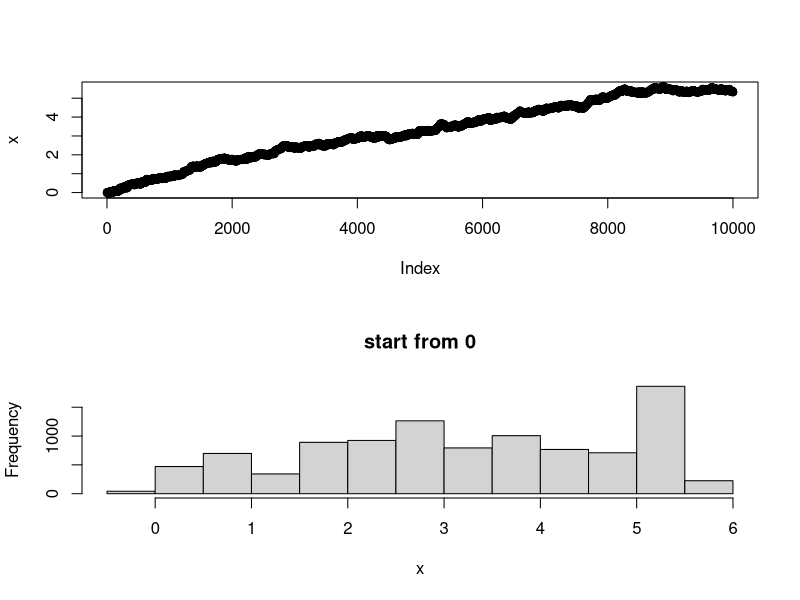
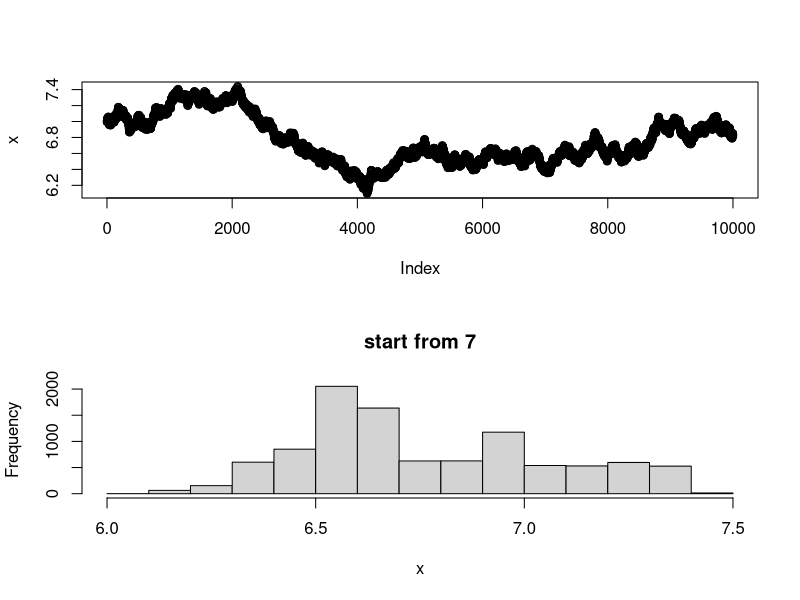
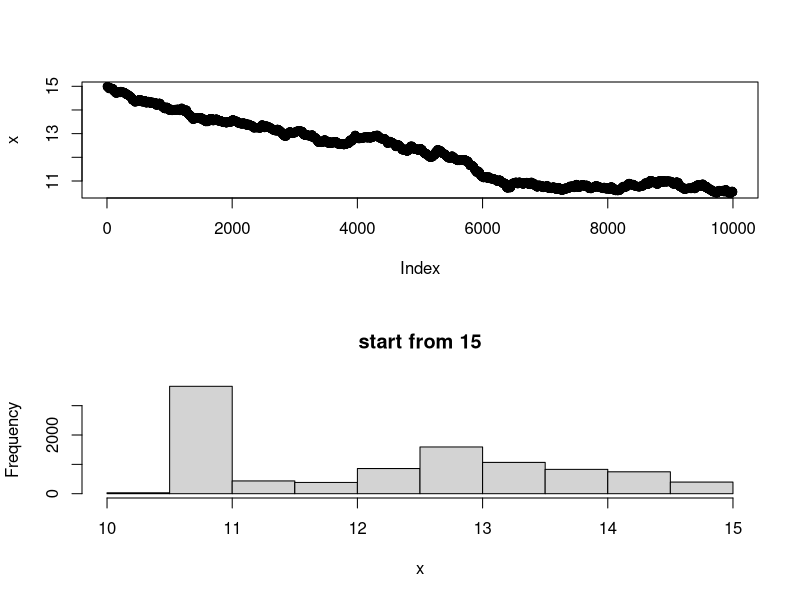
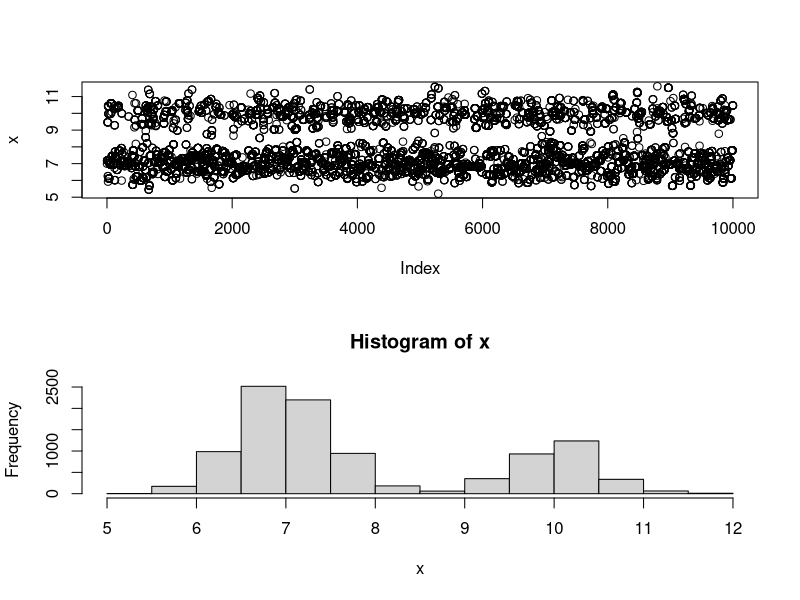
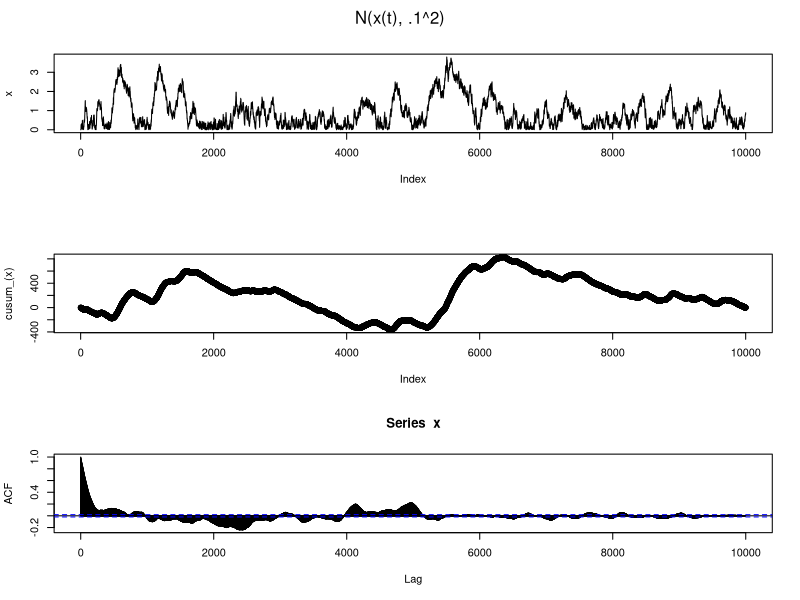
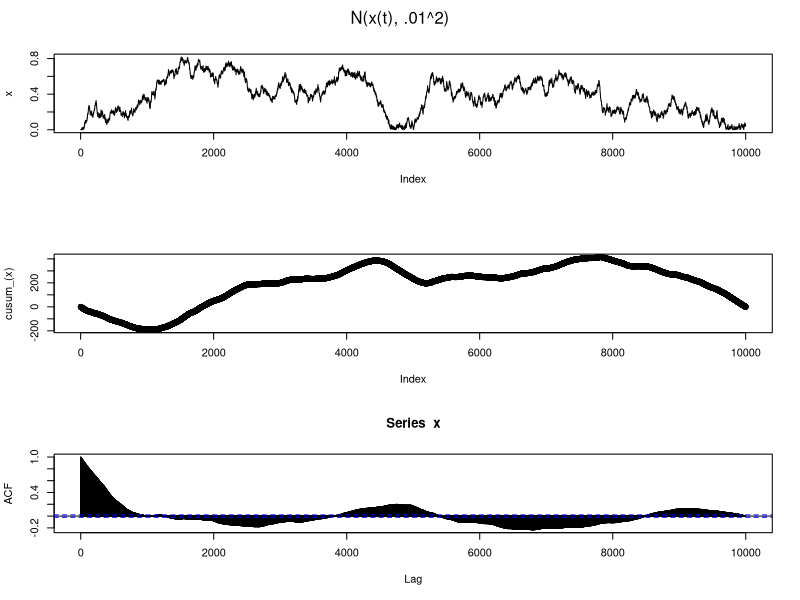
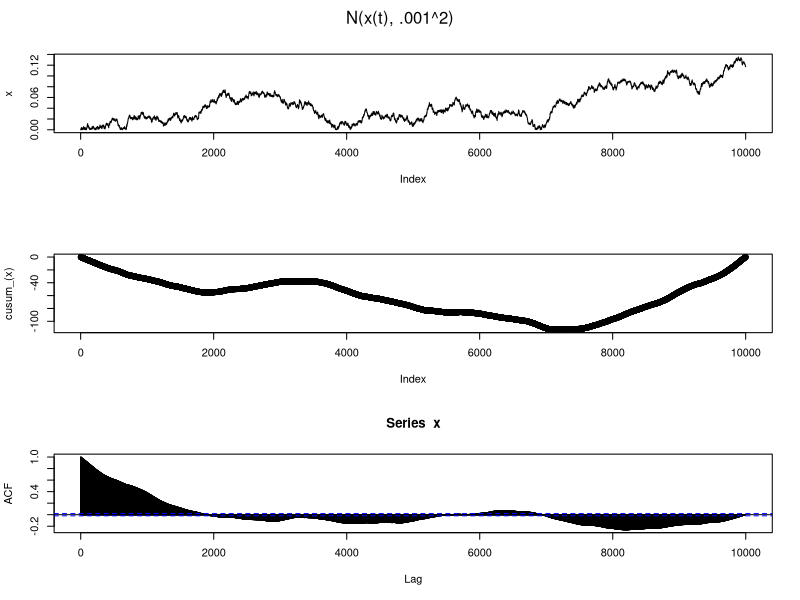
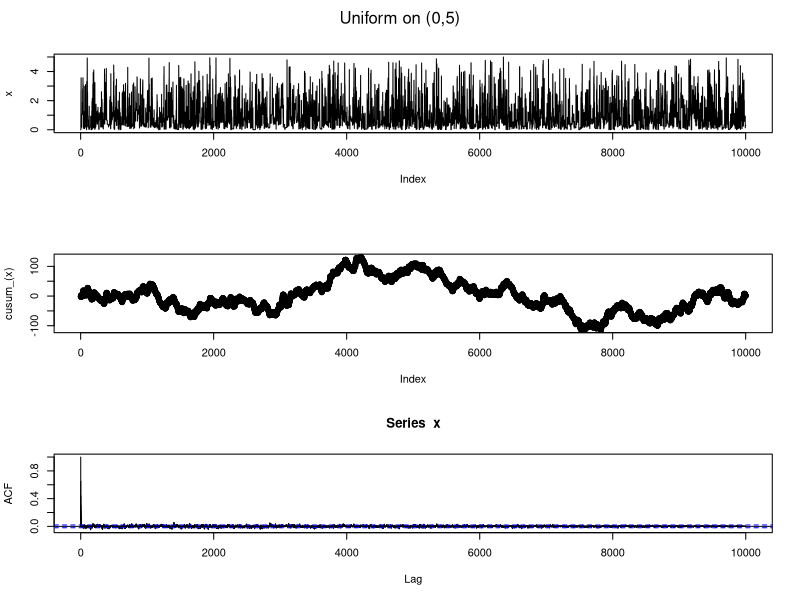

Write R code to recreate these figures, in order. (Note: this script raises an error after producing the figures.)

# MH
n = 10000

mix_f = function(x){return(0.7*dnorm(x,7,0.52)+(1-0.7)*dnorm(x,10,0.52))}

mh = function(x){
  x_t1 = rnorm(1, x, 0.01) 
  r = min(1, mix_f(x_t1)/mix_f(x))
  if(r<1){
    ifelse(runif(1)<r, return(x_t1), return(x))
  }
  return(x_t1)
}

#######
x=rep(0, n)
x[1]=0 # start value
ar = 0
for(i in 2:n){
  x[i]=mh(x[i-1])
  if(x[i]!=x[i-1]){ar=ar+1}
}
cat('Acceptance ratio:', ar/n, '\n')
par(mfrow=c(2,1))
plot(x)
hist(x, main='start from 0')

#######
x=rep(0, n)
x[1]=7 # start value
ar = 0
for(i in 2:n){
  x[i]=mh(x[i-1])
  if(x[i]!=x[i-1]){ar=ar+1}
}
cat('Acceptance ratio:', ar/n, '\n')
par(mfrow=c(2,1))
plot(x)
hist(x, main='start from 7')

#######
x=rep(0, n)
x[1]=15 # start value
ar = 0
for(i in 2:n){
  x[i]=mh(x[i-1])
  if(x[i]!=x[i-1]){ar=ar+1}
}
cat('Acceptance ratio:', ar/n, '\n')
par(mfrow=c(2,1))
plot(x)
hist(x, main='start from 15')


mh = function(x){
  x_t1 = runif(1, 0, 20) 
  r = min(1, mix_f(x_t1)/mix_f(x))
  if(r<1){
    ifelse(runif(1)<r, return(x_t1), return(x))
  }
  return(x_t1)
}
x=rep(0, n)
x[1]=7 # start value
ar = 0
for(i in 2:n){
  x[i]=mh(x[i-1])
  if(x[i]!=x[i-1]){ar=ar+1}
}
cat('Acceptance ratio:', ar/n, '\n')
par(mfrow=c(2,1))
plot(x)
hist(x)


############ Mod6
# MH


# The Normal distribution mean = x(t), sd = .1, so N(x(t), .1^2) .
# The Normal distribution mean = x(t), sd = .01, so N(x(t), .01^2) .
# The Normal distribution mean = x(t), sd = .001, so N(x(t), .001^2) .
# The Uniform on (0,5)

# define func
mix_f = function(x){return(dexp(x, 1))}
mh = function(x, t_sd){
  x_t1 = rnorm(1, x, t_sd) 
  r = min(1, mix_f(x_t1)/mix_f(x))
  if(r<1){
    ifelse(runif(1)<r, return(x_t1), return(x))
  }
  return(x_t1)
}
cusum_ = function(x){
  n = length(x)
  theta_hat = mean(x)
  pre_cusum = rep(0, n)
  for(i in 1:n){
    pre_cusum[i] = (x[i]-theta_hat)
  }
  return(cumsum(pre_cusum))
}

# The Normal distribution mean = x(t), sd = .1, so N(x(t), .1^2) .
n = 10000
t_sd = 0.1

# loop
x=rep(0, n)
x[1]=0 # start value
ar = 0
for(i in 2:n){
  x[i]=mh(x[i-1], t_sd)
  if(x[i]!=x[i-1]){ar=ar+1}
}

par(mfrow=c(3,1))
plot(x, type='l',)
plot(cusum_(x))
acf(x, lag.max=n)
mtext("N(x(t), .1^2)", side = 3, line = - 2, outer = TRUE)

# The Normal distribution mean = x(t), sd = .01, so N(x(t), .01^2) .
n = 10000
t_sd = 0.01

# loop
x=rep(0, n)
x[1]=0 # start value
ar = 0
for(i in 2:n){
  x[i]=mh(x[i-1], t_sd)
  if(x[i]!=x[i-1]){ar=ar+1}
}
cat('Acceptance ratio:', ar/n, '\n')

par(mfrow=c(3,1))
plot(x, type='l',)
plot(cusum_(x))
acf(x, lag.max=n)
mtext("N(x(t), .01^2)", side = 3, line = - 2, outer = TRUE)

# The Normal distribution mean = x(t), sd = .001, so N(x(t), .001^2) .
n = 10000
t_sd = 0.001

# loop
x=rep(0, n)
x[1]=0 # start value
ar = 0
for(i in 2:n){
  x[i]=mh(x[i-1], t_sd)
  if(x[i]!=x[i-1]){ar=ar+1}
}
cat('Acceptance ratio:', ar/n, '\n')

par(mfrow=c(3,1))
plot(x, type='l',)
plot(cusum_(x))
acf(x, lag.max=n)
mtext("N(x(t), .001^2)", side = 3, line = - 2, outer = TRUE)

# The Uniform on (0,5)
mh = function(x, t_sd){
  x_t1 = runif(1, 0, 5) 
  r = min(1, mix_f(x_t1)/mix_f(x))
  if(r<1){
    ifelse(runif(1)<r, return(x_t1), return(x))
  }
  return(x_t1)
}

n = 10000
t_sd = 0.001

# loop
x=rep(0, n)
x[1]=0 # start value
ar = 0
for(i in 2:n){
  x[i]=mh(x[i-1], t_sd)
  if(x[i]!=x[i-1]){ar=ar+1}
}
cat('Acceptance ratio:', ar/n, '\n')

par(mfrow=c(3,1))
plot(x, type='l',)
plot(cusum_(x))
acf(x, lag.max=n)
mtext("Uniform on (0,5)", side = 3, line = - 2, outer = TRUE)


########### Gibbs
# set vars
n=10000
x1 = x2 = numeric(n)
mu1 = mu2 = 0
std1 = std2 = 1 
burnin = 500

corr = 0 # ρ = 0, .1, .2, .3, .4, .5
for(i in 2:n){
  x1[i] = rnorm(1, mu1+(x2[i-1]-mu2)*corr, std1^2*(1-corr^2))
  x2[i] = rnorm(1, mu2+(x1[i]-mu1)*corr, std2^2*(1-corr^2))
}
x1.p0 = x1[-(1:burnin)]
x2.p0 = x2[-(1:burnin)]

corr = 0.1 # ρ = 0, .1, .2, .3, .4, .5
for(i in 2:n){
  x1[i] = rnorm(1, mu1+(x2[i-1]-mu2)*corr, std1^2*(1-corr^2))
  x2[i] = rnorm(1, mu2+(x1[i]-mu1)*corr, std2^2*(1-corr^2))
}
x1.p1 = x1[-(1:burnin)]
x2.p1 = x2[-(1:burnin)]

corr = 0.2 # ρ = 0, .1, .2, .3, .4, .5
for(i in 2:n){
  x1[i] = rnorm(1, mu1+(x2[i-1]-mu2)*corr, std1^2*(1-corr^2))
  x2[i] = rnorm(1, mu2+(x1[i]-mu1)*corr, std2^2*(1-corr^2))
}
x1.p2 = x1[-(1:burnin)]
x2.p2 = x2[-(1:burnin)]

corr = 0.3 # ρ = 0, .1, .2, .3, .4, .5
for(i in 2:n){
  x1[i] = rnorm(1, mu1+(x2[i-1]-mu2)*corr, std1^2*(1-corr^2))
  x2[i] = rnorm(1, mu2+(x1[i]-mu1)*corr, std2^2*(1-corr^2))
}
x1.p3 = x1[-(1:burnin)]
x2.p3 = x2[-(1:burnin)]

corr = 0.4 # ρ = 0, .1, .2, .3, .4, .5
for(i in 2:n){
  x1[i] = rnorm(1, mu1+(x2[i-1]-mu2)*corr, std1^2*(1-corr^2))
  x2[i] = rnorm(1, mu2+(x1[i]-mu1)*corr, std2^2*(1-corr^2))
}
x1.p4 = x1[-(1:burnin)]
x2.p4 = x2[-(1:burnin)]

corr = 0.5 # ρ = 0, .1, .2, .3, .4, .5
for(i in 2:n){
  x1[i] = rnorm(1, mu1+(x2[i-1]-mu2)*corr, std1^2*(1-corr^2))
  x2[i] = rnorm(1, mu2+(x1[i]-mu1)*corr, std2^2*(1-corr^2))
}
x1.p5 = x1[-(1:burnin)]
x2.p5 = x2[-(1:burnin)]

par(mfrow=c(6,2))
plot(x1.p0, type='l'); title('p=0'); hist(x1.p0)
plot(x2.p0, type='l'); title('p=0'); hist(x2.p0)
plot(x1.p1, type='l'); title('p=0.1'); hist(x1.p1)
plot(x2.p1, type='l'); title('p=0.1'); hist(x2.p1)
plot(x1.p2, type='l'); title('p=0.2'); hist(x1.p2)
plot(x2.p2, type='l'); title('p=0.2'); hist(x2.p2)
par(mfrow=c(6,2))
plot(x1.p3, type='l'); title('p=0.3'); hist(x1.p3)
plot(x2.p3, type='l'); title('p=0.3'); hist(x2.p3)
plot(x1.p4, type='l'); title('p=0.4'); hist(x1.p4)
plot(x2.p4, type='l'); title('p=0.4'); hist(x2.p4)
plot(x1.p5, type='l'); title('p=0.5'); hist(x1.p5)
plot(x2.p5, type='l'); title('p=0.5'); hist(x2.p5)


### 6.3
